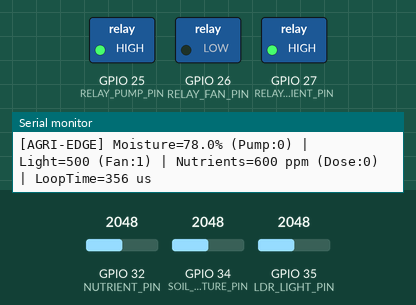
Recording of a sketch running on a simulated ESP32. Parts: switched loads named in the sketch (green lamp = pin HIGH), the last lines printed to the serial monitor. Inputs (shaded band) come from the test bench; at power-on: GPIO 32 (NUTRIENT_PIN) = 2048, GPIO 35 (LDR_LIGHT_PIN) = 2048, GPIO 34 (SOIL_MOISTURE_PIN) = 2048 (analog values on the 0–4095 scale).

Above: at 1.7 s.
1.8 s: GPIO 32 (NUTRIENT_PIN) set to 1433
3.3 s: GPIO 32 (NUTRIENT_PIN) set to 1292
At 4.2 s:
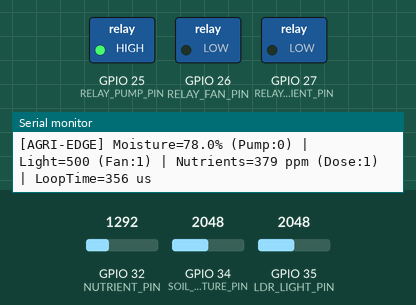
5.0 s: GPIO 35 (LDR_LIGHT_PIN) set to 1064
6.5 s: GPIO 35 (LDR_LIGHT_PIN) set to 965
At 7.7 s:
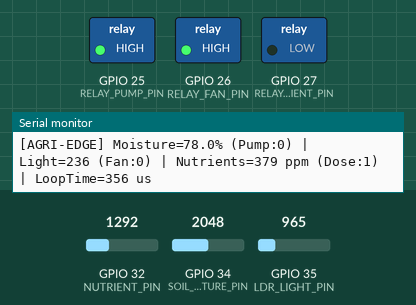
8.0 s: GPIO 34 (SOIL_MOISTURE_PIN) set to 3155
9.5 s: GPIO 34 (SOIL_MOISTURE_PIN) set to 3228
At 10.2 s:
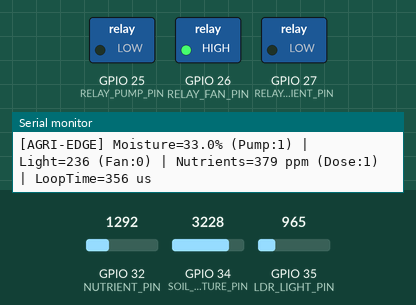
Timing chart, 0 to 12.0 s (numbered marks = the images above; inputs shaded):
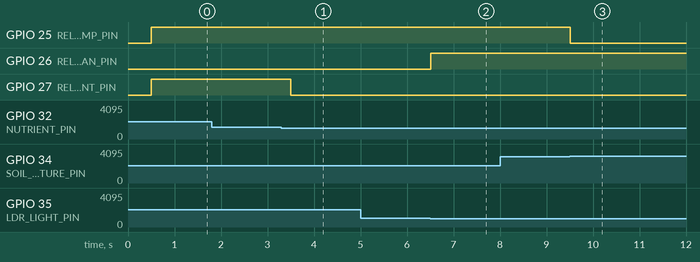

Measured:
- the behaviour switches between 1365 and 1364 on GPIO 32 (NUTRIENT_PIN) (found by bisection; images 0 and 1)
- the behaviour switches between 1024 and 1023 on GPIO 35 (LDR_LIGHT_PIN) (found by bisection; images 1 and 2)
- the behaviour switches between 3186 and 3187 on GPIO 34 (SOIL_MOISTURE_PIN) (found by bisection; images 2 and 3)
- after the input at 3.3 s, GPIO 27 (RELAY_NUTRIENT_PIN): HIGH → LOW after 0.20 s
- after the input at 6.5 s, GPIO 26 (RELAY_FAN_PIN): LOW → HIGH at once
- after the input at 9.5 s, GPIO 25 (RELAY_PUMP_PIN): HIGH → LOW at once

The sketch:

esp32_smart_agriculture.ino
```cpp
// =============================================================================
// Project: Real-Time Edge-Controlled Smart Agriculture System
// Target: ESP32 + Multi-Sensors + Relay Actuation Matrix
// Features: Sub-50ms Local Edge Decision Loop, Zero Cloud Dependency
// =============================================================================

#include <Wire.h>

// -----------------------------------------------------------------------------
// Sensor Pinout (Analog & Digital Inputs)
// -----------------------------------------------------------------------------
#define SOIL_MOISTURE_PIN   34    // Capacitive Soil Moisture Sensor (ADC1_CH6)
#define LDR_LIGHT_PIN       35    // Light Dependent Resistor (ADC1_CH7)
#define NUTRIENT_PIN        32    // Nutrient / EC analog sensor input (ADC1_CH4)

// -----------------------------------------------------------------------------
// Actuator Relay Pinout
// -----------------------------------------------------------------------------
#define RELAY_PUMP_PIN      25    // Irrigation Water Pump Relay
#define RELAY_FAN_PIN       26    // Greenhouse Ventilation / Cooling Fan Relay
#define RELAY_NUTRIENT_PIN  27    // Solenoid Nutrient Dispenser Relay

// Threshold Calibration Limits
const float MOISTURE_THRESHOLD_PERCENT = 35.0; // Trigger pump if moisture < 35%
const float LIGHT_THRESHOLD_LUX        = 250.0; // High sunlight limit
const float NUTRIENT_THRESHOLD_PPM     = 400.0; // Trigger dispenser if nutrients low

// Edge Decision Loop Timing
const unsigned long CONTROL_INTERVAL_MS = 250; // 250 ms deterministic cycle
unsigned long lastControlTime = 0;

void setup() {
    Serial.begin(115200);
    delay(500);
    Serial.println("\n--- Real-Time Smart Agriculture Edge Controller Starting ---");

    // Configure Actuator Relays (Active-Low industrial relay modules)
    pinMode(RELAY_PUMP_PIN, OUTPUT);
    pinMode(RELAY_FAN_PIN, OUTPUT);
    pinMode(RELAY_NUTRIENT_PIN, OUTPUT);

    // Initial state: all actuators OFF
    digitalWrite(RELAY_PUMP_PIN, HIGH);
    digitalWrite(RELAY_FAN_PIN, HIGH);
    digitalWrite(RELAY_NUTRIENT_PIN, HIGH);

    // ADC Resolution
    analogReadResolution(12); // 0 - 4095

    Serial.println("[OK] Actuator relays and sensor inputs configured.");
}

void loop() {
    unsigned long now = millis();
    if (now - lastControlTime >= CONTROL_INTERVAL_MS) {
        unsigned long t_start = micros();
        lastControlTime = now;

        // 1. Read Sensors (Sampling time Ts ~ 50 ms)
        int rawMoisture = analogRead(SOIL_MOISTURE_PIN);
        int rawLight    = analogRead(LDR_LIGHT_PIN);
        int rawNutrient = analogRead(NUTRIENT_PIN);

        // Convert to engineering units
        // Capacitive sensor: 4095 = bone dry, ~1500 = fully saturated
        float moisturePercent = map(rawMoisture, 4095, 1500, 0, 100);
        moisturePercent = constrain(moisturePercent, 0.0, 100.0);

        float lightValue = (rawLight / 4095.0) * 1000.0;
        float nutrientPpm = (rawNutrient / 4095.0) * 1200.0;

        // 2. Local Edge Decision Logic (Processing time Tp < 1 ms)
        bool pumpActive = false;
        bool fanActive = false;
        bool nutrientActive = false;

        // Autonomous Irrigation Rule: Aw = 1 if M < Ts
        if (moisturePercent < MOISTURE_THRESHOLD_PERCENT) {
            pumpActive = true;
            digitalWrite(RELAY_PUMP_PIN, LOW); // Turn Pump ON
        } else {
            digitalWrite(RELAY_PUMP_PIN, HIGH); // Turn Pump OFF
        }

        // Autonomous Cooling Rule
        if (lightValue > LIGHT_THRESHOLD_LUX) {
            fanActive = true;
            digitalWrite(RELAY_FAN_PIN, LOW); // Turn Fan ON
        } else {
            digitalWrite(RELAY_FAN_PIN, HIGH); // Turn Fan OFF
        }

        // Autonomous Nutrient Dosing Rule
        if (nutrientPpm < NUTRIENT_THRESHOLD_PPM) {
            nutrientActive = true;
            digitalWrite(RELAY_NUTRIENT_PIN, LOW); // Dispense Nutrients
        } else {
            digitalWrite(RELAY_NUTRIENT_PIN, HIGH);
        }

        unsigned long decision_latency_us = micros() - t_start;

        // 3. Serial Audit Log
        Serial.printf("[AGRI-EDGE] Moisture=%.1f%% (Pump:%d) | Light=%.0f (Fan:%d) | Nutrients=%.0f ppm (Dose:%d) | LoopTime=%lu us\n",
                      moisturePercent, pumpActive, lightValue, fanActive, nutrientPpm, nutrientActive, decision_latency_us);
    }
}
```
